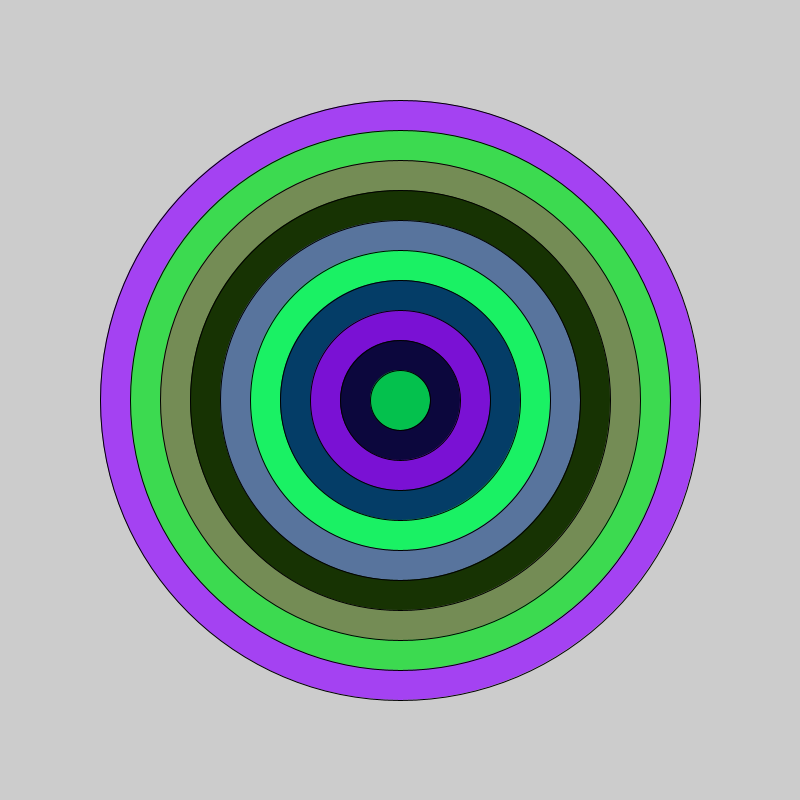
Frame 1 (no input)
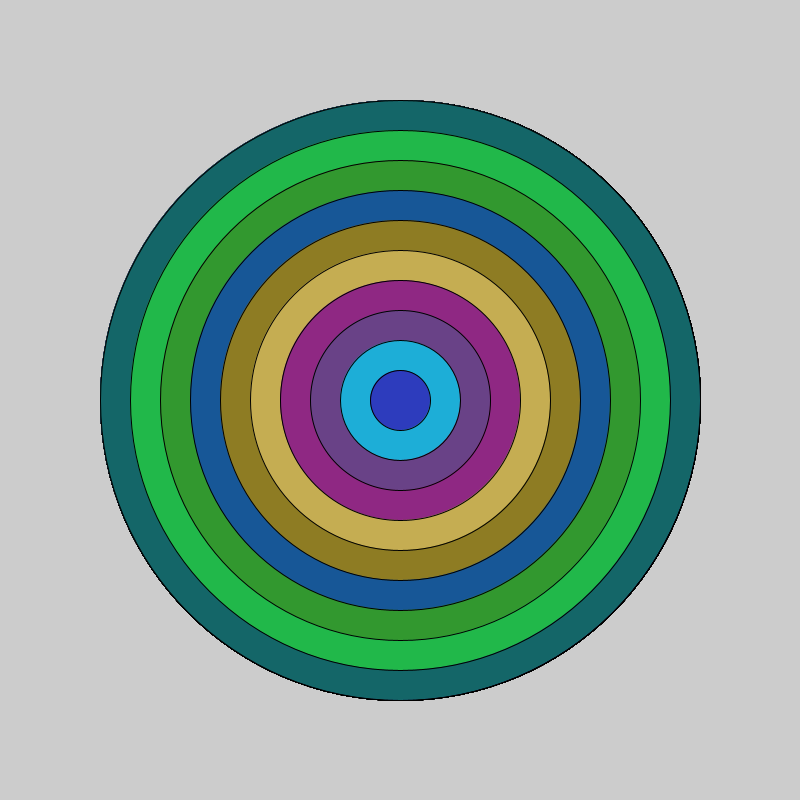
Frame 60 (the mouse pressed at the canvas centre just before this capture)
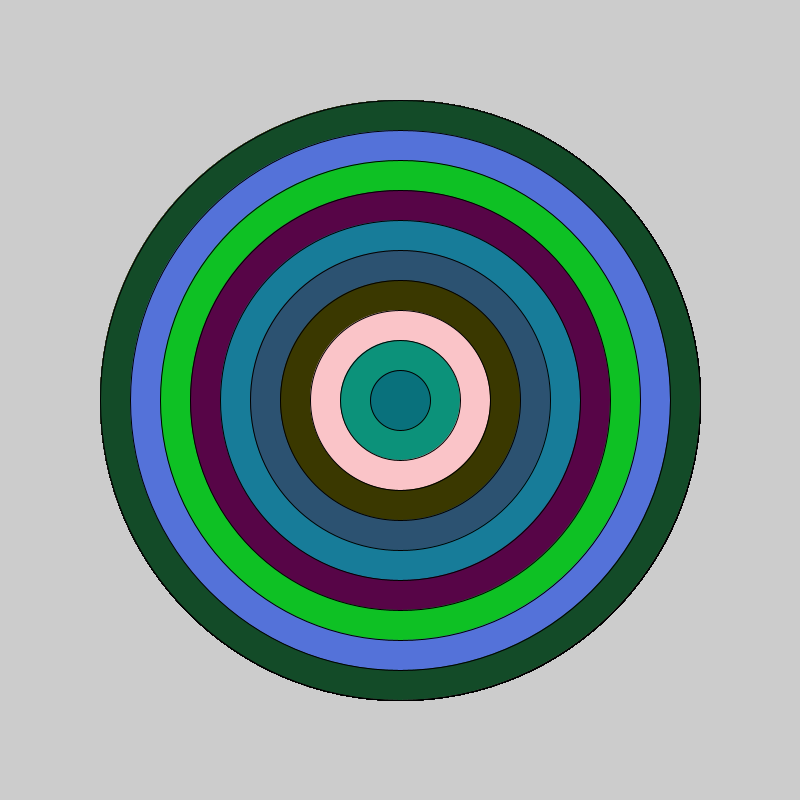
Frame 120 (the mouse held since frame 60 and released just before this capture)

The Processing sketch that drew these frames (run headless with seeded random() and noise(); from frame 60 on, the mouse is pressed at the canvas centre):

// Processing sketch: Esercizio4
// ── Esercizio4.pde
//Loop array di circonferenze che cambiano colore e si fermano con i tasti + vare funzioni 
float [] d = new float[10];
boolean go = true;
void setup(){
  size(800,800);
  frameRate(5);
  for(int i=0; i< d.length; i++){ //se utilizzasi questo for anche nel draw i cerchi verrebbero rappresentati uno sopra l'altro quindi vengono coperti perchè viene disegnato il primo più piccolo, il secondo più grande e così via crescendo
    d[i] = (i+1)*60; 
  }
}

void draw(){
  for(int i=d.length -1; i>=0; i--){ //leggo al contrario in modo tale che i vari cerchi non vengono coperti
    fill(random(255),random(255),random(255));
    ellipse(width/2, height/2, d[i], d[i]);
  }
  
  /*if(mousePressed){ //Se utilizzo queste funzioni e premo il tasto sinistro il loop finisce ma non riparte
    if(mouseButton == LEFT){ //perchè esco dalla funzione quindi se premo il destro non riparte il loop
        println("L"); 
        noLoop();  
     }
     
     if(mouseButton == RIGHT){
        println("R"); 
        loop();
     }
  }*/
  /*
  if(mousePressed){
     if(mouseButton == LEFT){
        println("L"); 
     }
     if(mouseButton == RIGHT){
        println("R"); 
     }
     if(mouseButton == CENTER){
        println("C"); 
     }
  }
  
    if(keyPressed){
     if(key ==  'a' || key == 'A'){
       println("Ho premuto a");
    }
  }
  */
  
}
//perchè utilizzare le funzioni anzichè le variabili booleane
//con le funzioni il problema sopra citato non viene attuato
void mousePressed(){ //mouse premuto
   /*
   if(mouseButton == LEFT){
       println("L"); 
       noLoop();  
     }
     
     if(mouseButton == RIGHT){
        println("R"); 
        loop();
     }
     */
}

void mouseReleased(){ //mentre viene premuto
}

void mouseClicked(){ //rilascio
  go = !go;
  if(go){
     loop();
  }else{
    noLoop();
  }
}

void keyPressed(){
}

void keyReleased(){
}

void keyTyped(){
}
